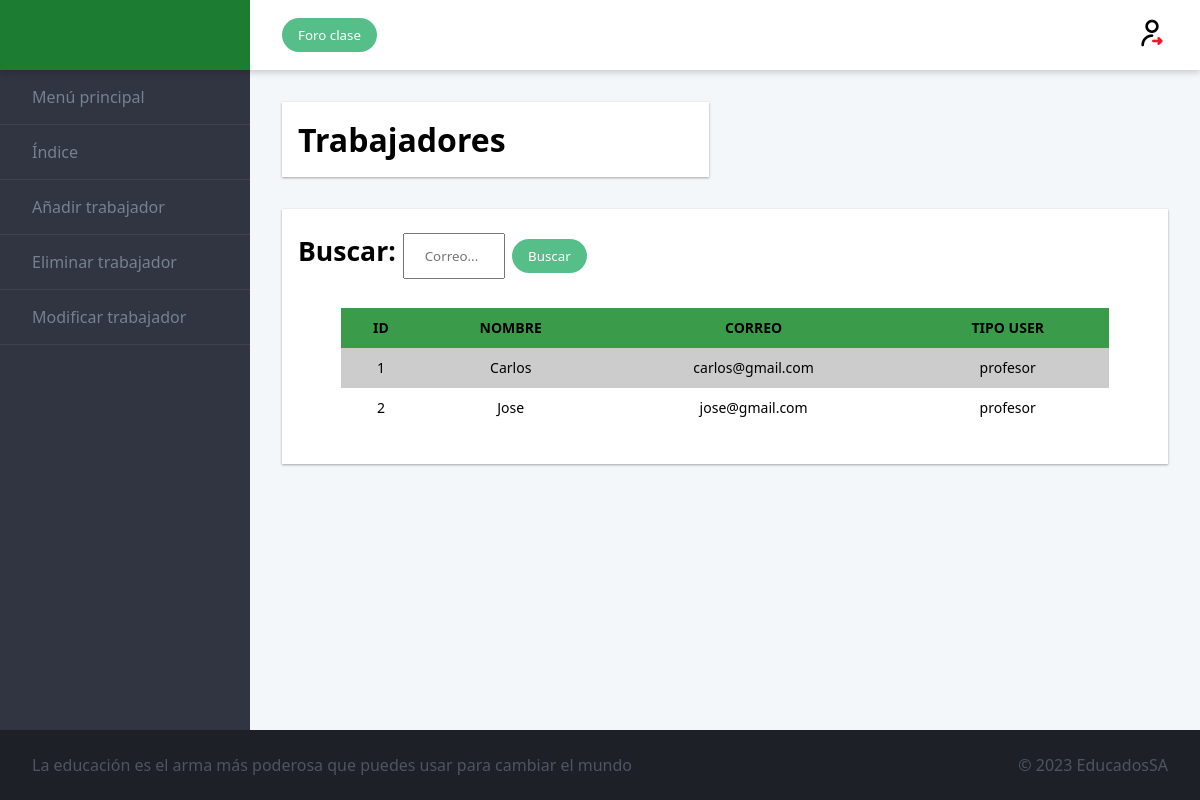
The app's page /admin/Plantilla/plantilla.php, older data.
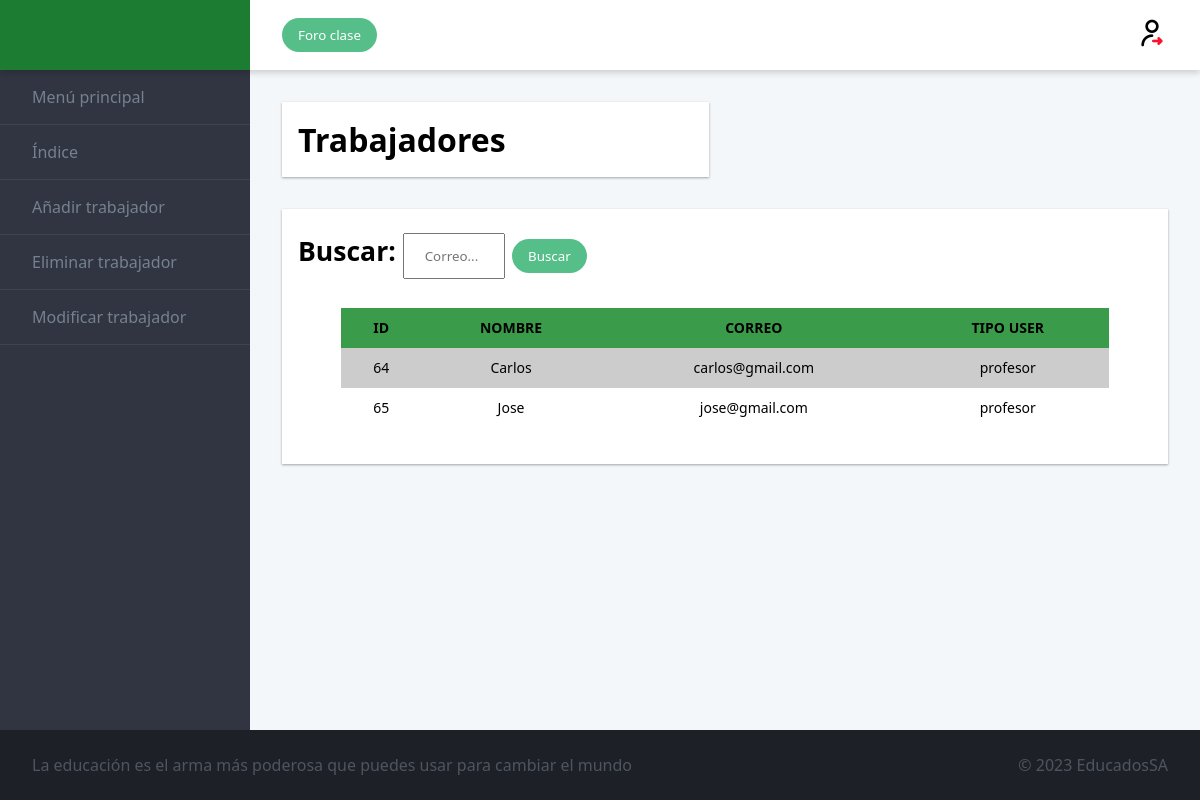
The same page, newer data.
### tables this page shows
CREATE TABLE `usuario` (
  `id_usuario` int(4) NOT NULL,
  `nombre` varchar(50) DEFAULT NULL,
  `correo` varchar(100) NOT NULL,
  `contraseña` varchar(100) NOT NULL,
  `tipo_usuario` varchar(20) NOT NULL
);

### admin/Plantilla/plantilla.php (the view, shortened to what this page needs)
<!DOCTYPE html>
<html lang="en">
  <head>
    <link rel="stylesheet" href="../style.css">
  </head>
  <body>
  <div class="admin">
  <header class="admin__header">
    <a href="adminindex.php" class="logo">
    </a>
    <div class="toolbar">
      <button class="btn  btn--primary">Foro clase</button>
      <a href="../../cerrar_sesion.php" class="logout"><img src="../img/cerrar-sesion.png"></a>
    </div>
  </header>
  <nav class="admin__nav">
    <ul class="menu">
      <li class="menu__item">
        <a class="menu__link" href="../adminindex.php">Menú principal</a>
      </li>
      <li class="menu__item">
        <a class="menu__link" href="./plantilla.php">Índice</a>
      </li>
      <li class="menu__item">
        <a class="menu__link" href="./añadira.php">Añadir trabajador</a>
      </li>
      <li class="menu__item">
        <a class="menu__link" href="./eliminara.php">Eliminar trabajador</a>
      </li>
      <li class="menu__item">
        <a class="menu__link" href="./actualizara.php">Modificar trabajador</a>
      </li>
    </ul>
  </nav>
  <main class="admin__main">
    <div class="dashboard">
    <div class="dashboard__item">
        <div class="card">
          <strong>Trabajadores</strong>
        </div>
      </div>
      <div class="dashboard__item dashboard__item--full">
        <div class="card">
          <form action="buscara2.php" method="post">
            <h5><pre>Buscar: <input type="email" placeholder="Correo..." name="email"> <input type="Submit" value="Buscar" name="buscar" class="btn  btn--primary"></pre></h5>
          </form>
        <?PHP
        $conexion = mysqli_connect("db", "root", "rootroot", "educados") or die("No se puede conectar con el servidor");
        $instruccion = "select * from usuario where tipo_usuario='profesor'";
        $consulta = mysqli_query ($conexion,$instruccion) or die ("Fallo en la consulta");
        $nfilas = mysqli_num_rows ($consulta);
        if ($nfilas > 0)
        {
            print ("<TABLE class='table'>\n");
            print ("<TR>\n");
            print ("<TH>ID</TH>\n");
            print ("<TH>NOMBRE</TH>\n");
            print ("<TH>CORREO</TH>\n");
            print("<TH>TIPO USER</TH>\n");
            print ("</TR>\n");
            for ($i=0; $i<$nfilas; $i++)
            {
                $resultado = mysqli_fetch_array ($consulta);
                print ("<TR>\n");
                print ("<TD>" . $resultado['id_usuario'] . "</TD>\n");
                print ("<TD>" . $resultado['nombre'] . "</TD>\n");
                print ("<TD>" . $resultado['correo'] . "</TD>\n");
                print("<TD>" . $resultado['tipo_usuario'] . "</TD>\n");
                print ("</TR>\n");
            }
            print ("</TABLE>\n");
        }
        else
            print ("No hay trabajadores disponibles para mostrar");
?>
        </div>
      </div>
    </div>
  </main>
  <footer class="admin__footer">
    <ul class="ticker">
      <li class="ticker__item">La educación es el arma más poderosa que puedes usar para cambiar el mundo</li>
    </ul>
    <span>
      &copy; 2023 EducadosSA
    </span>
  </footer>
</div>
  </body>
</html>

Row changes from the older to the newer data that the page shows:
no longer on this page (row edited): usuario: id_usuario "1", nombre "Carlos", correo "carlos@gmail.com", tipo_usuario "profesor"
no longer on this page (row edited): usuario: id_usuario "2", nombre "Jose", correo "jose@gmail.com", tipo_usuario "profesor"
added usuario: id_usuario "64", nombre "Carlos", correo "carlos@gmail.com", tipo_usuario "profesor"
added usuario: id_usuario "65", nombre "Jose", correo "jose@gmail.com", tipo_usuario "profesor"
